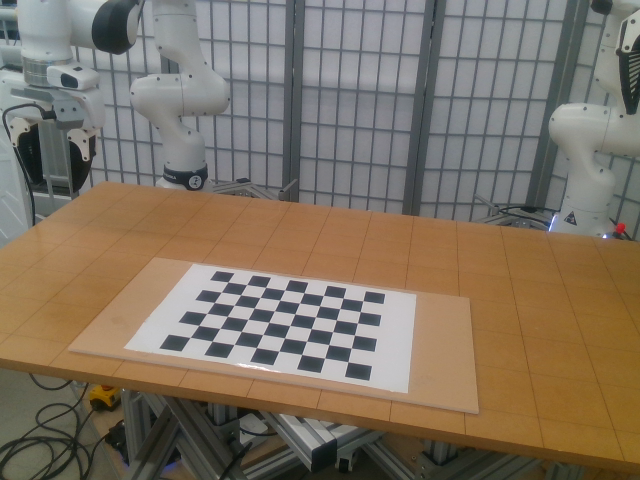
#> input picture camera_pose/image_00.png, 640 x 480 px; its folder holds only this picture in this run
$ python get_pose2.py
#> lines starting #> are read from the running program, lines starting #| are printed output that depends on the picture; after the words box and inside, x2 and y2 are one past the last pixel; in counts of white or black regions, pixels touching at a corner belong together; long printed decimals are rounded
import numpy as np
import cv2 as cv
import glob
from pdb import set_trace as st
from PIL import Image

# termination criteria
criteria = (cv.TERM_CRITERIA_EPS + cv.TERM_CRITERIA_MAX_ITER, 36, 0.001)

# prepare object points, like (0,0,0), (1,0,0), (2,0,0) ....,(6,5,0)
objp = np.zeros((6*8,3), np.float32)
objp[:,:2] = np.mgrid[0:8,0:6].T.reshape(-1,2)
objp *= 0.0296 * 39.3701  # meters, size of each square

# Arrays to store object points and image points from all the images.
objpoints = [] # 3d point in real world space
imgpoints = [] # 2d points in image plane.

images = glob.glob("/home/lab/embodied_gaussians/camera_pose/image_*.png")

#index = [0, 16, 32, 48]
R_target2cam = []
t_target2cam = []
# for k in range(3):
for fname in images:
    print('found an image', fname)
    img = cv.imread(fname)
#> img is the input picture: shape (480, 640, 3); mean B, G, R 98.9, 114.3, 126.2
    gray = cv.cvtColor(img, cv.COLOR_BGR2GRAY)
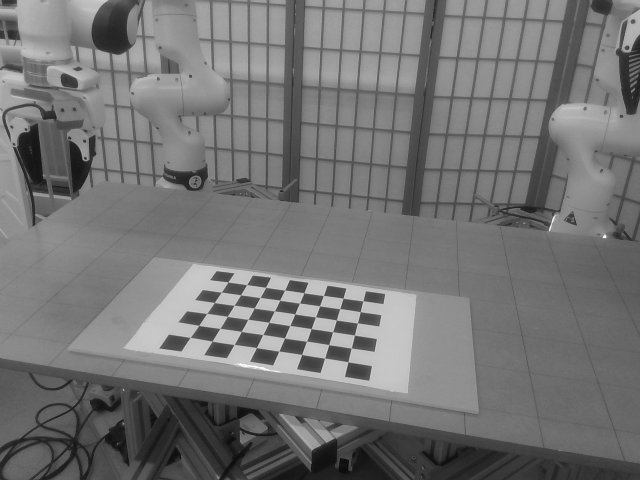
#> gray: shape (480, 640); min 8, max 254, mean 116

# Find the chess board corners
ret, corners = cv.findChessboardCorners(gray, (8,6), None)
#> ret = True; corners = 48 rows, first 8: [227.9, 282], [246.6, 284.6], [265.5, 287.3], [284.6, 290], [303.9, 292.7], [323.4, 295.5], [343, 298.2], [362.9, 300.7]
# If found, add object points, image points (after refining them)
if ret == True:
# objpoints.append(objp[index[k]:index[k+1]])
    print('corners found')
    objpoints.append(objp)
    corners2 = cv.cornerSubPix(gray,corners, (8,6), (-1,-1), criteria)
#> corners2 = 48 rows, first 8: [227.9, 282], [246.6, 284.6], [265.6, 287.4], [284.6, 290.1], [303.8, 292.8], [323.4, 295.5], [343.1, 298.2], [362.8, 300.8]
    imgpoints.append(corners2)

# [8 lines of commented-out code are left out]
cv.drawChessboardCorners(img, (8,6), corners2, ret)
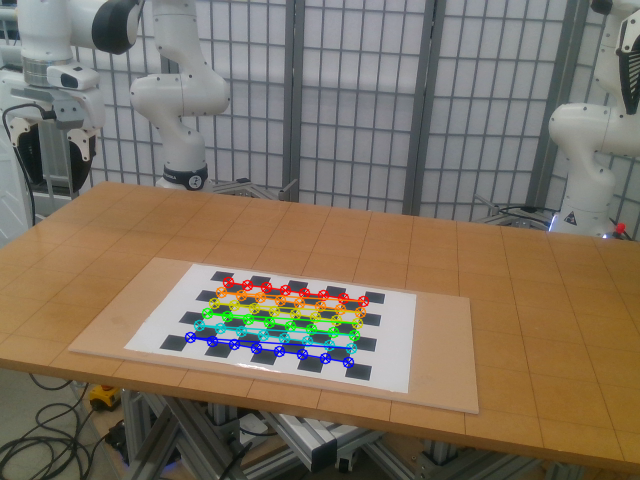
#> img: shape (480, 640, 3); 2.52% of pixels changed, all inside (x1, y1, x2, y2) = (184, 276, 370, 369)
# [4 lines of commented-out code are left out]
cv.imshow('img', img)
cv.imwrite(f'/home/lab/embodied_gaussians/camera_pose/image_*.png', img)
cv.waitKey(500)

cv.destroyAllWindows()
ret, mtx, dist, rvecs, tvecs = cv.calibrateCamera(objpoints, imgpoints, gray.shape[::-1], None, None)
#> ret = 0.121; mtx = [[519, 0, 312.2], [0, 336.7, 225.5], [0, 0, 1]]; dist = [[0.0884, 0.91, -0.0241, 0.00772, -4.05]]; rvecs = ([-0.865, 0.0273, 0.223],); tvecs = ([-5.05, 5.26, 30.86],)
print(mtx)
#| [[519.041   0.         312.225]
#|  [  0.         336.664 225.483]
#|  [  0.           0.           1.        ]]
R_target2cam.append(rvecs[0])
t_target2cam.append(tvecs[0])
#R_gripper2base = [np.identity(3), np.identity(3), np.identity(3)]
#t_gripper2base = [np.zeros((3,)), np.zeros((3,)), np.zeros((3,))]
# R_cam2gripper, t_cam2gripper = cv.calibrateHandEye(R_gripper2base, t_gripper2base, R_target2cam, t_target2cam)
mtx = np.array([[607.84, 0, 319.402],
[0, 606.518, 237.56],
[0, 0, 1]])
success, R_vec, t, inliers = cv.solvePnPRansac(objpoints[0], imgpoints[0], mtx, distCoeffs=None)
#> success = True; R_vec = [0.827, -0.0681, 0.232]; t = [-5.3, 1.87, 30.57]; inliers = 29 values from 4 to 46
#print(t * 0.0296 * 39.3701)  # Convert to meters then inches
target2camera_cv = np.eye(4)
r = cv.Rodrigues(R_vec)[0]
#> r = [[0.973, -0.231, 0.0301], [0.178, 0.654, -0.736], [0.15, 0.721, 0.677]]
target2camera_cv[:3, :3] = r
target2camera_cv[:3, 3] = t.squeeze()
camera2target_cv = np.linalg.inv(target2camera_cv)
print(camera2target_cv)
